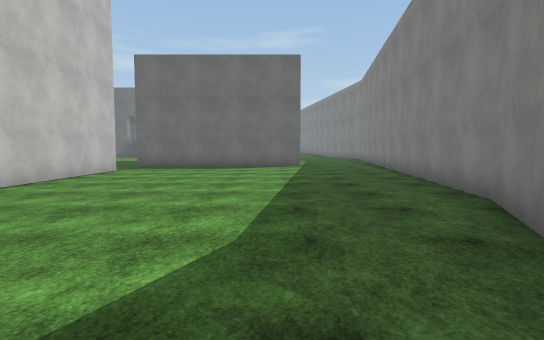
View 1 (above)

24 first-person views from a walk through a scene from a Unity 3-D project. The camera is 1.4 m above the floor, tilts 4° down and sees 80° across. The floor is counted in squares, 2 m on a side. Each view is taken from the middle of a square. On the plan, view 1 faces up. The plan holds only what a view shows up to about 10 squares ahead; the rest is blank. The place goes on beyond the plan. Surface patterns are stand-ins for the level's own textures.

View 2
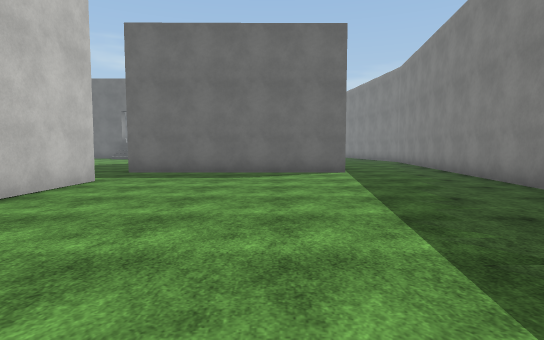

View 3
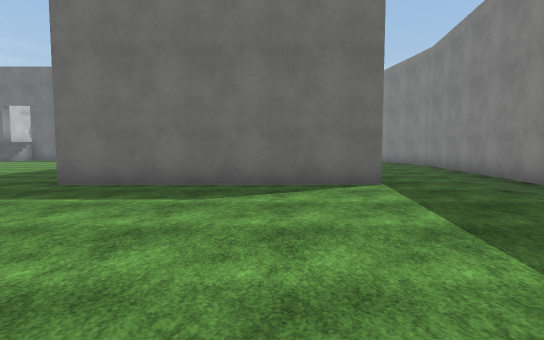

View 4
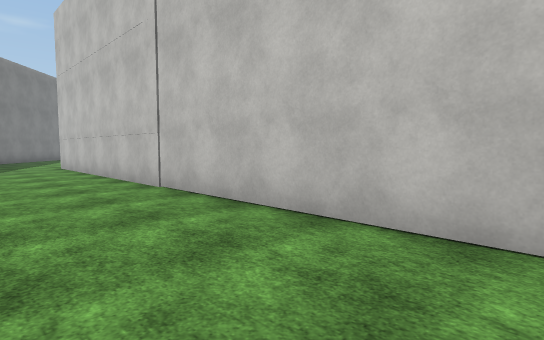

View 5
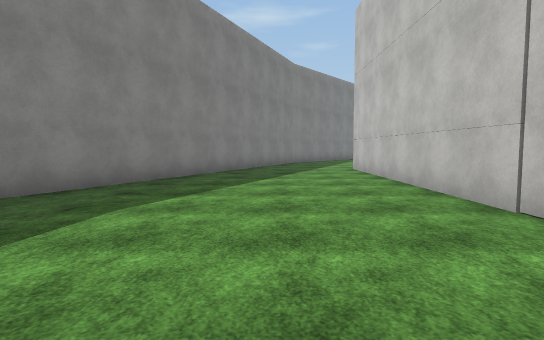

View 6
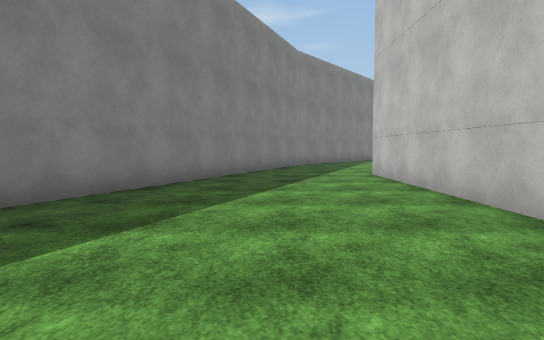

View 7
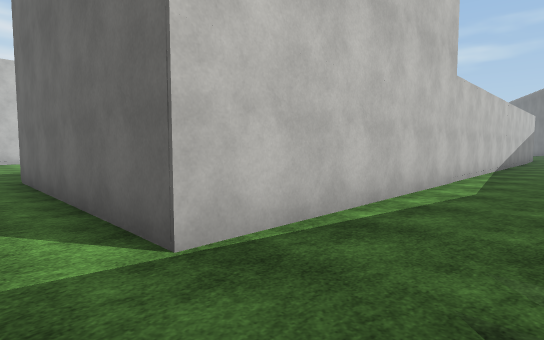

View 8
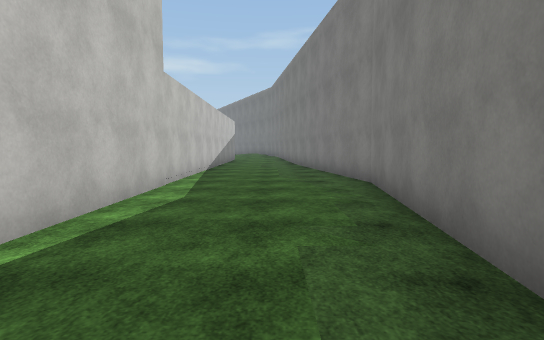

View 9
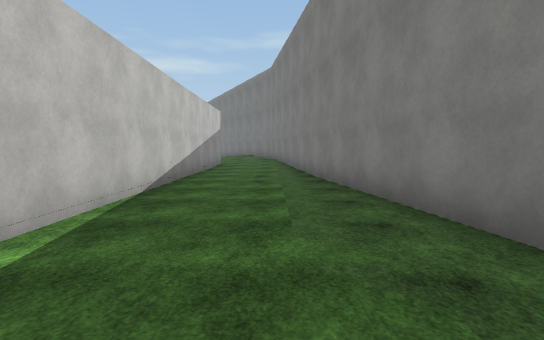

View 10
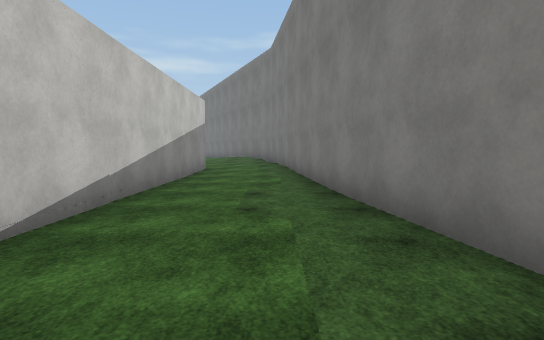

View 11
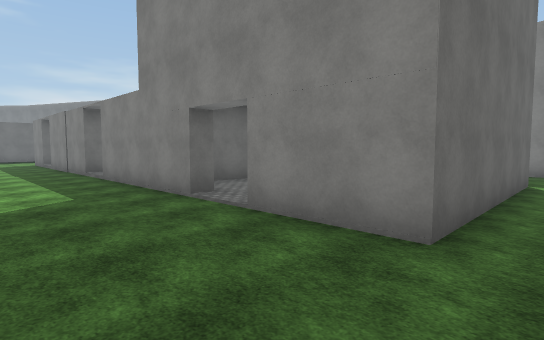

View 12
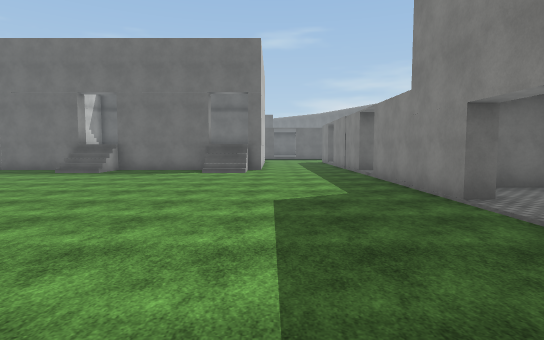

View 13
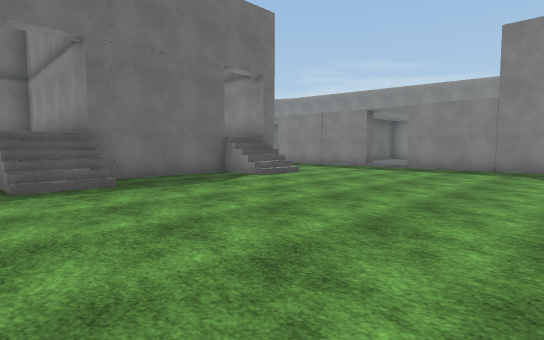

View 14
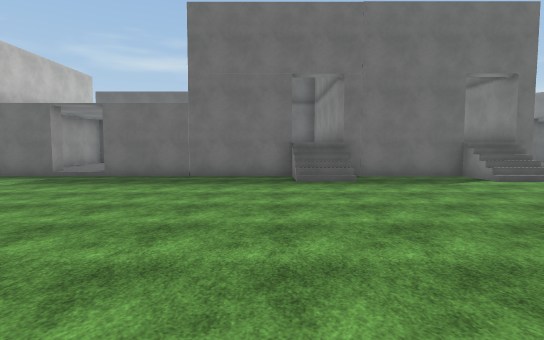

View 15
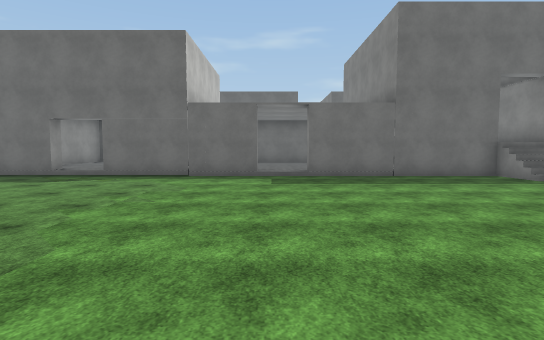

View 16
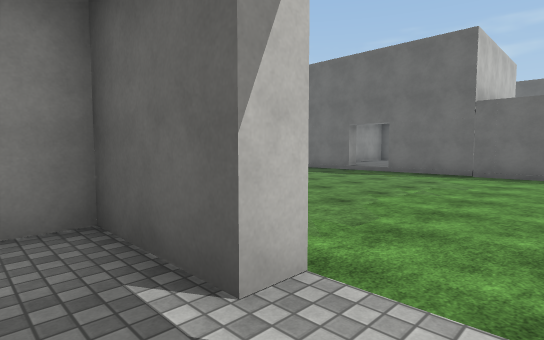

View 17
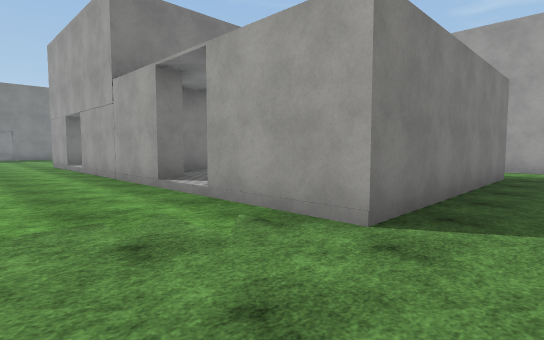

View 18
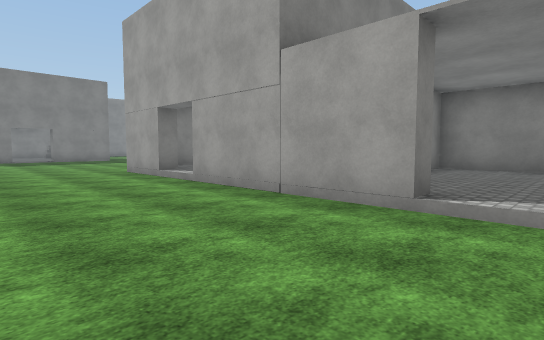

View 19
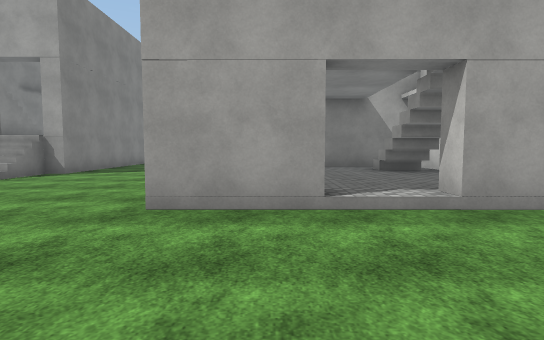

View 20
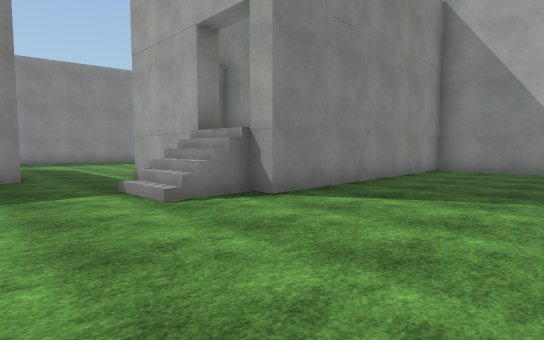

View 21
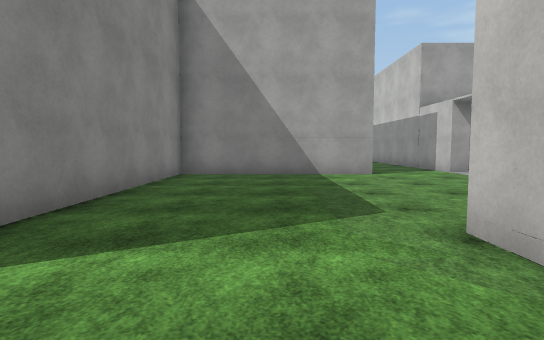

View 22
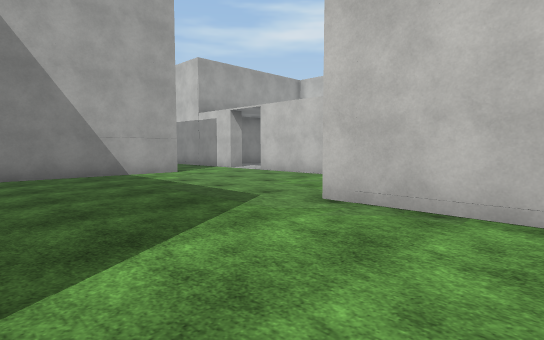

View 23
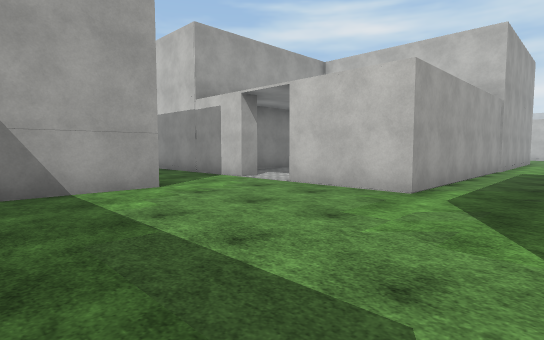

View 24
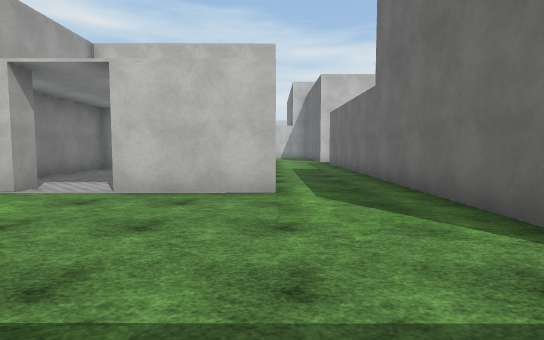

### Floor plan
Key: @ floor where view 1 was taken; # wall or solid block; . main floor; : floor 0.25 m higher than the main floor; / step, stairs or slope; H house.
Columns run from 27 left of view 1 to 5 right of it. Each row starts with its distance up from view 1.
 30                             H::#
 29                             H::#
 28              H              H.:#
 27              H              H..#
 26              H              H..#
 25    H         H              H..#
 24 HHHHH HHHHHH HHHH H         H..##
 23 ............ H... H ..      H...#
 22 ............//...//...H     H...#
 21 ....................../     H...#
 20 ......................H     H...#
 19 ......................H     H...#
 18  .....................H     H...#
 17 ......................H     H...#
 16 ......................H     H...#
 15 .......................     H...#
 14 ..HHH:HHHHH:HH........H     H...#
 13 ..H  : HH    H........H     H..##
 12 ..H    HH     ........HHHHHHH..#
 11  .H    HH    H....//...........#
 10  .H    HH    H....H  ..........#
  9  .H  HHHHHHHHH....H HHH........#
  8  .   .............H   H........#
  7  .................H   H........#
  6  HHHHHHHHHH.......H  HH.......##
  5     H     H.......H   H.......#
  4     H     H.......H   H.......#
  3           ........H   H.......#
  2           H..HHHHH    H......##
  1           H..         H......#
  0      HHHH H.          H....@##
 -1           H.          H.....#
 -2           H           H....##
 -3                       H....#
 -4                       H...##
 -5                       /...#
 -6                       /..##

Where each view was taken, in squares from view 1:
view 1: 0 up, 0 right, facing up
view 2: 3 up, 1 left, facing up
view 3: 6 up, 1 left, facing up
view 4: 8 up, 2 left, facing down-left
view 5: 6 up, 2 left, facing down
view 6: 4 up, 2 left, facing down
view 7: 11 up, 3 right, facing up-left
view 8: 12 up, 3 right, facing up
view 9: 17 up, 3 right, facing up
view 10: 20 up, 3 right, facing up
view 11: 11 up, 8 left, facing up-right
view 12: 11 up, 8 left, facing up
view 13: 16 up, 16 left, facing up-right
view 14: 14 up, 16 left, facing up
view 15: 14 up, 22 left, facing up
view 16: 13 up, 22 left, facing up-left
view 17: 17 up, 27 left, facing down-right
view 18: 18 up, 23 left, facing down-right
view 19: 18 up, 15 left, facing down
view 20: 13 up, 13 left, facing down-right
view 21: 11 up, 12 left, facing down
view 22: 11 up, 10 left, facing down-left
view 23: 8 up, 12 left, facing down-left
view 24: 6 up, 12 left, facing left
